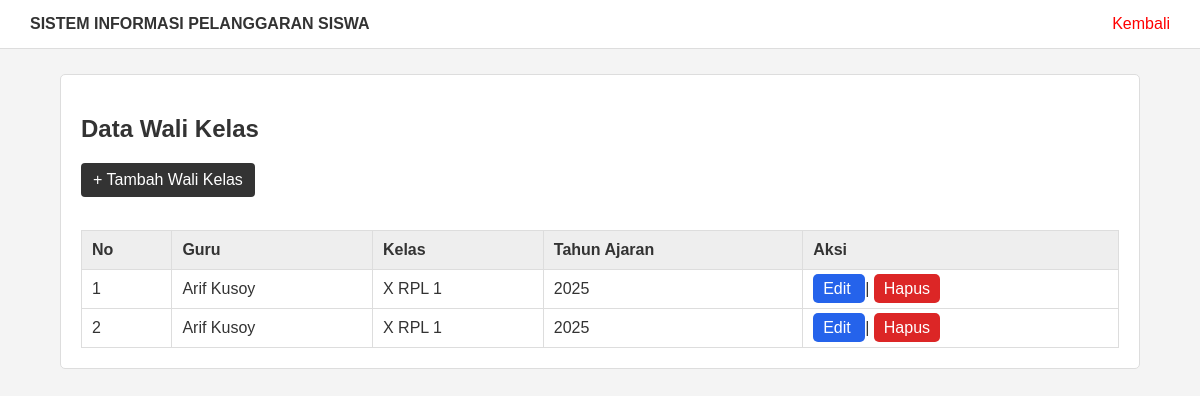
The app's page /walikelas.php with its own data.
### tables this page shows
CREATE TABLE `wali_kelas` (
  `id` int(11) NOT NULL,
  `guru_id` int(11) NOT NULL,
  `kelas_id` int(11) NOT NULL,
  `tahun_ajaran_id` int(11) NOT NULL
);

CREATE TABLE `guru` (
  `id` int(11) NOT NULL,
  `nip` varchar(30) NOT NULL,
  `nama` varchar(150) NOT NULL,
  `jenis_kelamin` char(1) DEFAULT NULL,
  `mata_pelajaran` varchar(100) DEFAULT NULL,
  `email` varchar(100) DEFAULT NULL,
  `no_hp` varchar(20) DEFAULT NULL,
  `alamat` text DEFAULT NULL,
  `status_aktif` tinyint(1) DEFAULT 1,
  `dibuat_pada` timestamp NOT NULL DEFAULT current_timestamp(),
  `diperbarui_pada` timestamp NOT NULL DEFAULT current_timestamp() ON UPDATE current_timestamp()
);

CREATE TABLE `kelas` (
  `id` int(11) NOT NULL,
  `nama_kelas` varchar(50) NOT NULL,
  `jurusan` varchar(100) DEFAULT NULL,
  `tingkat` varchar(10) DEFAULT NULL,
  `status_aktif` tinyint(1) DEFAULT 1
);

CREATE TABLE `tahun_ajaran` (
  `id` int(11) NOT NULL,
  `nama` varchar(100) DEFAULT NULL,
  `tanggal_mulai` date DEFAULT NULL,
  `tanggal_selesai` date DEFAULT NULL,
  `aktif` tinyint(1) DEFAULT 1,
  `tahun` varchar(20) NOT NULL,
  `semester` varchar(20) DEFAULT NULL,
  `status_aktif` tinyint(1) DEFAULT 1
);

### walikelas.php (the view, shortened to what this page needs)
<?php
include "database.php";
$query = mysqli_query($koneksi, "
    SELECT
        wali_kelas.id,
        guru.nama AS nama_guru,
        kelas.nama_kelas,
        tahun_ajaran.nama AS tahun_ajaran
    FROM wali_kelas
    JOIN guru ON wali_kelas.guru_id = guru.id
    JOIN kelas ON wali_kelas.kelas_id = kelas.id
    JOIN tahun_ajaran ON wali_kelas.tahun_ajaran_id = tahun_ajaran.id
    ORDER BY wali_kelas.id DESC
");
?>
<!DOCTYPE html>
<html>
<head>
    <link rel="stylesheet" href="style.css">
</head>
<body>
<div class="header">
    <b>SISTEM INFORMASI PELANGGARAN SISWA</b>
    <a href="dashboard.php">Kembali</a>
</div>
<div class="container">
    <div class="box">
        <h2>Data Wali Kelas</h2>
        <a href="tambah_wali_kelas.php" class="btn-tambah">
            + Tambah Wali Kelas
        </a>
        <br><br>
        <table>
            <tr>
                <th>No</th>
                <th>Guru</th>
                <th>Kelas</th>
                <th>Tahun Ajaran</th>
                <th>Aksi</th>
            </tr>
            <?php
            $no = 1;
            while ($data = mysqli_fetch_assoc($query)) {
            ?>
            <tr>
                <td>
                    <?= $no++; ?>
                </td>
                <td>
                    <?= htmlspecialchars($data['nama_guru']); ?>
                </td>
                <td>
                    <?= htmlspecialchars($data['nama_kelas']); ?>
                </td>
                <td>
                    <?= htmlspecialchars($data['tahun_ajaran']); ?>
                </td>
                <td>
                    <a
                        href="edit_wali_kelas.php?id=<?= $data['id']; ?>"
                        class="btn-edit">
                        Edit
                    </a>
                    |
                    <a
                        href="hapus_wali_kelas.php?id=<?= $data['id']; ?>"
                        class="btn-hapus"
                        onclick="return confirm('Yakin ingin menghapus data ini?')">
                        Hapus
                    </a>
                </td>
            </tr>
            <?php
            }
            ?>
        </table>
    </div>
</div>
</body>
</html>

### style.css (style rules this page uses)
* { box-sizing: border-box; }
body { margin: 0; font-family: Arial, sans-serif; background: #f4f4f4; color: #333; }
.header { background: white; border-bottom: 1px solid #ddd; padding: 15px 30px; }
.header a { float: right; color: red; text-decoration: none; }
.container { width: 90%; max-width: 1100px; margin: 25px auto; }
.box { background: white; border: 1px solid #ddd; border-radius: 5px; padding: 20px; margin-bottom: 20px; }
table { width: 100%; border-collapse: collapse; background: white; }
table th, table td { border: 1px solid #ddd; padding: 10px; text-align: left; }
table th { background: #eee; }
.btn-tambah { display: inline-block; padding: 8px 12px; background: #333; color: white; text-decoration: none; border-radius: 4px; margin-bottom: 15px; }
.btn-edit { color: #333; text-decoration: none; }
.btn-hapus { color: red; text-decoration: none; }

### walikelas.php (style rules this page uses)
.btn-edit { background: #2563eb; color: white; padding: 6px 10px; text-decoration: none; border-radius: 5px; }
.btn-hapus { background: #dc2626; color: white; padding: 6px 10px; text-decoration: none; border-radius: 5px; }

### records on screen
wali_kelas: guru.nama "Arif Kusoy", kelas.nama_kelas "X RPL 1", tahun_ajaran.nama "2025"
wali_kelas: guru.nama "Arif Kusoy", kelas.nama_kelas "X RPL 1", tahun_ajaran.nama "2025"
